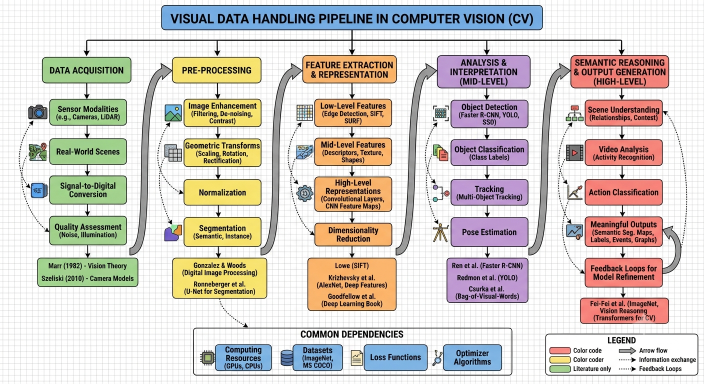
#> input picture CO1/AT2/Q02/concept map q2.png, 1408 x 768 px, found by its file name (shown at 1/2 size)
$ python 'Exp 8 code.py'
#> lines starting #> are read from the running program, lines starting #| are printed output that depends on the picture
import cv2
from google.colab import files
from google.colab.patches import cv2_imshow

# -------------------------------------------------------------
# Step 1: Upload an image from your computer
# -------------------------------------------------------------
print("Please upload an image file:")
uploaded = files.upload()
#> the answer given: concept map q2.png

# Get the uploaded image path automatically
image_path = list(uploaded.keys())[0]

# -------------------------------------------------------------
# Step 2: Read the image using OpenCV
# -------------------------------------------------------------
image = cv2.imread(image_path)
#> image is the input picture: shape (768, 1408, 3); mean B, G, R 198.4, 204.9, 211.6

if image is None:
    print("Error: Could not read image!")
else:
    # Get original dimensions
    height, width = image.shape[:2]
#> height = 768; width = 1408
    print(f"Original Dimensions: {width}x{height}")
#| Original Dimensions: 1408x768

    # -------------------------------------------------------------
    # Step 3: Scale to Bigger and Smaller sizes
    # -------------------------------------------------------------
    # Option A: Scaling using scale factors (fx, fy)
    bigger_image = cv2.resize(image, None, fx=1.5, fy=1.5, interpolation=cv2.INTER_CUBIC)
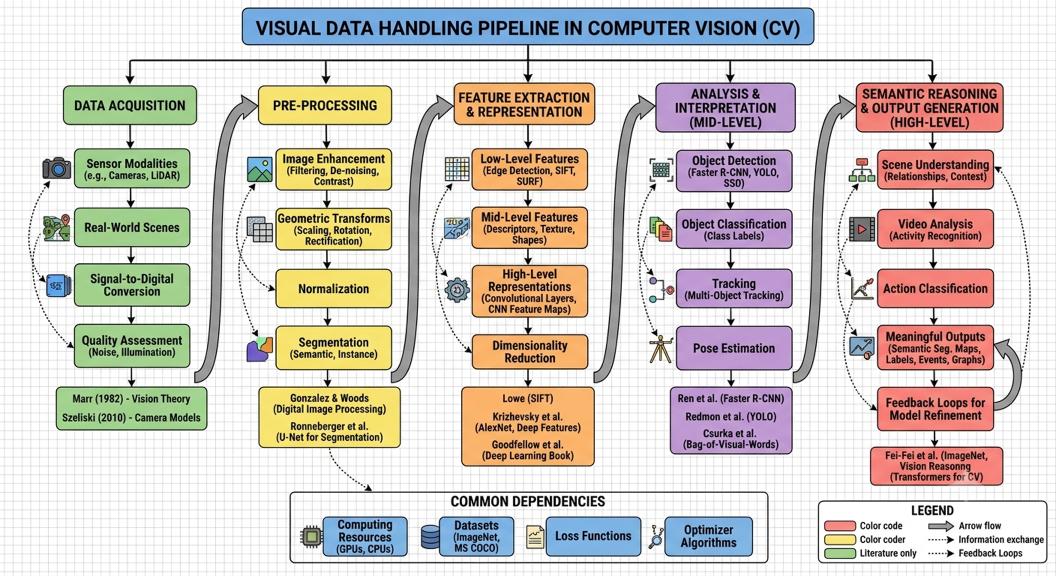
#> bigger_image: shape (1152, 2112, 3) (shown at 1/2 size); mean B, G, R 198.2, 204.7, 211.3
    smaller_image = cv2.resize(image, None, fx=0.5, fy=0.5, interpolation=cv2.INTER_AREA)
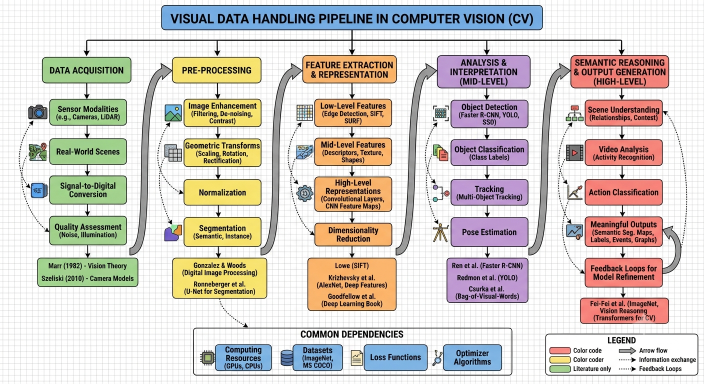
#> smaller_image: shape (384, 704, 3); mean B, G, R 198.5, 205, 211.7

    # Option B: Alternatively, scale using absolute pixel dimensions:
    # bigger_image  = cv2.resize(image, (int(width * 1.5), int(height * 1.5)))
    # smaller_image = cv2.resize(image, (int(width * 0.5), int(height * 0.5)))

    # -------------------------------------------------------------
    # Step 4: Display the results in Colab
    # -------------------------------------------------------------
    print(f"\n--- Original Image ({width}x{height}) ---")
#| --- Original Image (1408x768) ---
    cv2_imshow(image)

    print(f"\n--- Bigger Image (1.5x) ({bigger_image.shape[1]}x{bigger_image.shape[0]}) ---")
#| --- Bigger Image (1.5x) (2112x1152) ---
    cv2_imshow(bigger_image)

    print(f"\n--- Smaller Image (0.5x) ({smaller_image.shape[1]}x{smaller_image.shape[0]}) ---")
#| --- Smaller Image (0.5x) (704x384) ---
    cv2_imshow(smaller_image)
